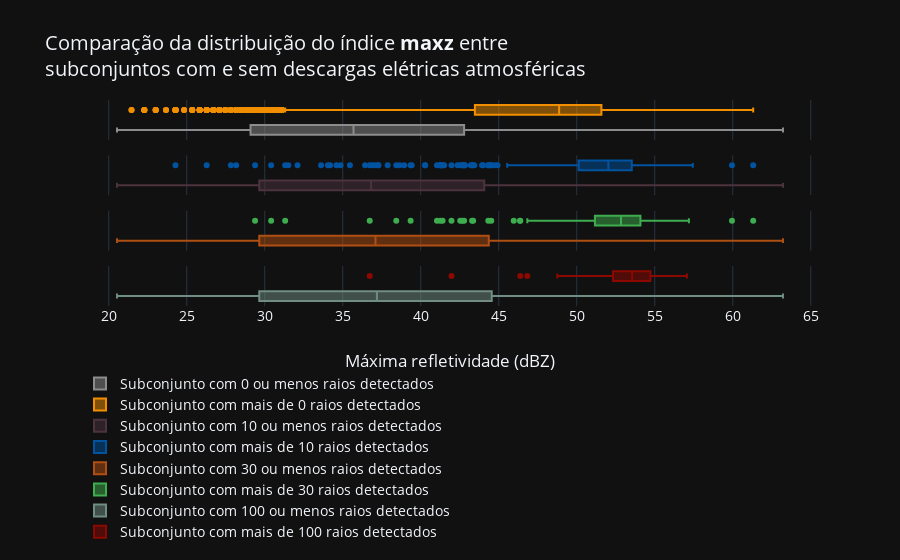

Notebook source saved alongside this figure:
### Code cell
fig = make_subplots(rows=4, cols=1, shared_xaxes=True)
thresholds = [0, 10, 30, 100]
# indexs = [(1, 1), (1, 2), (2, 1), (2, 2)]
indexs = [(1, 1), (2, 1), (3, 1), (4, 1)]
colors = [
    ('#8C8C8C', '#F18F01'), ('#4C333E', '#0053A0'),
    ('#AF4F13', '#3EAD4F'), ('#708D81', '#8D0801')
]

for index, threshold, color in zip(indexs, thresholds, colors):
    row, line = index
    cset1, cset2 = color
    no = famdf[famdf['ttyyyxx3'] <= threshold]
    yes = famdf[famdf['ttyyyxx3'] > threshold]
    
    fig.add_trace (
        go.Box(x=no['maxz'], 
        name='Subconjunto com %s ou menos raios detectados'%threshold,
        marker_color=cset1),
        row=row, col=line,
    )

    fig.add_trace (
        go.Box(x=yes['maxz'], 
        name='Subconjunto com mais de %s raios detectados'%threshold,
        marker_color=cset2),
        row=row, col=line
    )
    
    
    fig.update_yaxes(
        showticklabels=False
    )
 
fig['layout']['xaxis4'].update(title='Máxima refletividade (dBZ)')

fig.update_layout(
    legend=dict(x=0, y=-0.3),
    legend_orientation="h",
    font={'size':14},
    title='Comparação da distribuição do índice <b>maxz</b> entre <br />'\
    'subconjuntos com e sem descargas elétricas atmosféricas', template='plotly_dark',
)

iplot(fig)

### Figure 1 — Plotly figure (JSON) as saved in the notebook; plotly's stock layout.template omitted (floating-point values rounded to 4 significant figures; data arrays with more than 128 entries replaced by an {"elided": "..."} marker saying what was removed)
{"data": [{"marker": {"color": "#8C8C8C"}, "name": "Subconjunto com 0 ou menos raios detectados", "type": "box", "x": {"elided": "22205 float values"}, "xaxis": "x", "yaxis": "y"}, {"marker": {"color": "#F18F01"}, "name": "Subconjunto com mais de 0 raios detectados", "type": "box", "x": {"elided": "3398 float values"}, "xaxis": "x", "yaxis": "y"}, {"marker": {"color": "#4C333E"}, "name": "Subconjunto com 10 ou menos raios detectados", "type": "box", "x": {"elided": "24719 float values"}, "xaxis": "x2", "yaxis": "y2"}, {"marker": {"color": "#0053A0"}, "name": "Subconjunto com mais de 10 raios detectados", "type": "box", "x": {"elided": "884 float values"}, "xaxis": "x2", "yaxis": "y2"}, {"marker": {"color": "#AF4F13"}, "name": "Subconjunto com 30 ou menos raios detectados", "type": "box", "x": {"elided": "25135 float values"}, "xaxis": "x3", "yaxis": "y3"}, {"marker": {"color": "#3EAD4F"}, "name": "Subconjunto com mais de 30 raios detectados", "type": "box", "x": {"elided": "468 float values"}, "xaxis": "x3", "yaxis": "y3"}, {"marker": {"color": "#708D81"}, "name": "Subconjunto com 100 ou menos raios detectados", "type": "box", "x": {"elided": "25390 float values"}, "xaxis": "x4", "yaxis": "y4"}, {"marker": {"color": "#8D0801"}, "name": "Subconjunto com mais de 100 raios detectados", "type": "box", "x": {"elided": "213 float values"}, "xaxis": "x4", "yaxis": "y4"}], "layout": {"font": {"size": 14}, "legend": {"orientation": "h", "x": 0, "y": -0.3}, "title": {"text": "Comparação da distribuição do índice <b>maxz</b> entre <br />subconjuntos com e sem descargas elétricas atmosféricas"}, "xaxis": {"anchor": "y", "domain": [0, 1], "matches": "x4", "showticklabels": false}, "xaxis2": {"anchor": "y2", "domain": [0, 1], "matches": "x4", "showticklabels": false}, "xaxis3": {"anchor": "y3", "domain": [0, 1], "matches": "x4", "showticklabels": false}, "xaxis4": {"anchor": "y4", "domain": [0, 1], "title": {"text": "Máxima refletividade (dBZ)"}}, "yaxis": {"anchor": "x", "domain": [0.8063, 1], "showticklabels": false}, "yaxis2": {"anchor": "x2", "domain": [0.5375, 0.7312], "showticklabels": false}, "yaxis3": {"anchor": "x3", "domain": [0.2687, 0.4625], "showticklabels": false}, "yaxis4": {"anchor": "x4", "domain": [0, 0.1938], "showticklabels": false}}}
